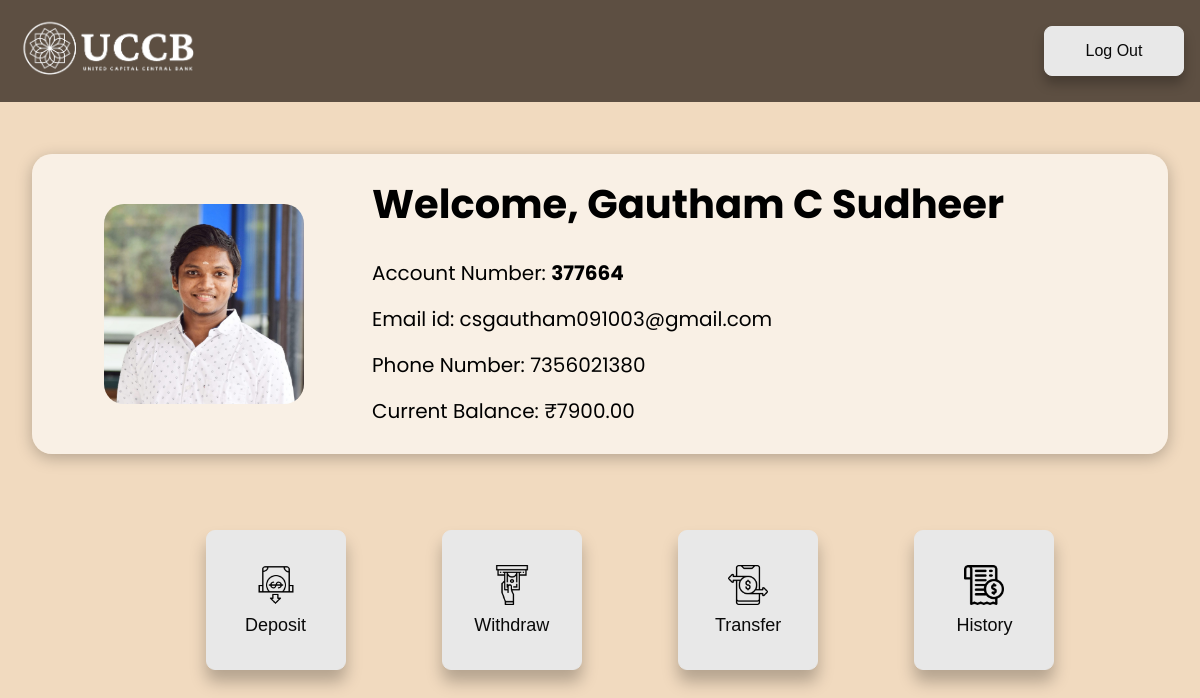
The app's page /banking/account/21/ (signed in), older data.
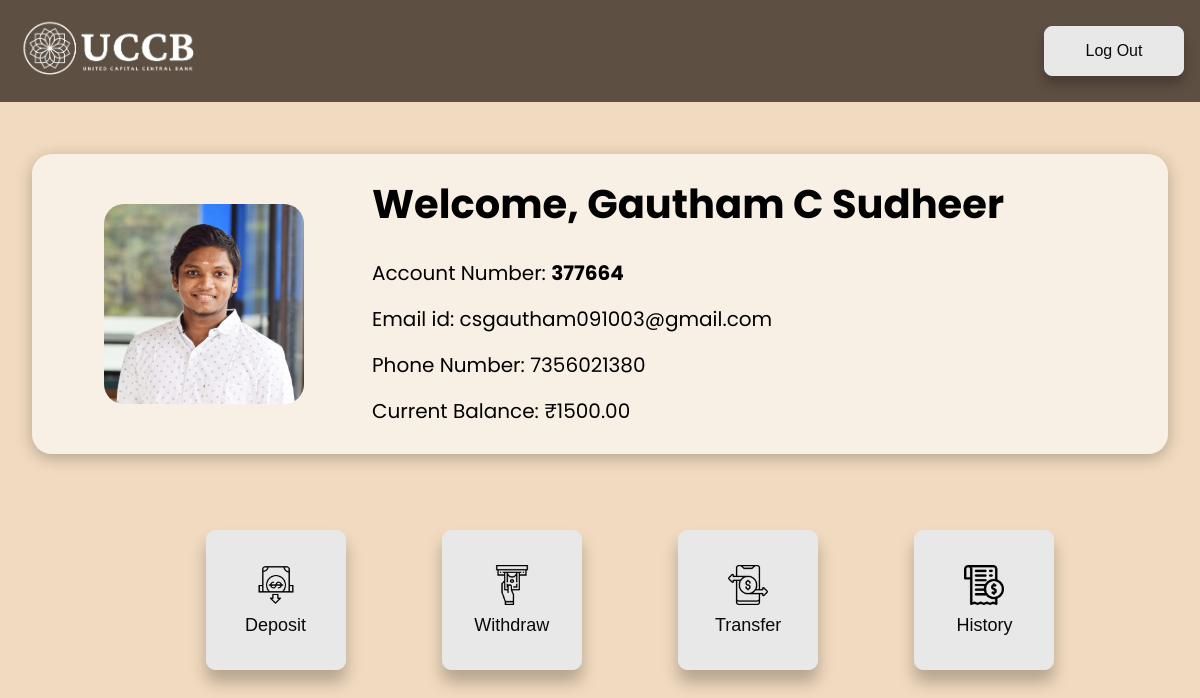
The same page, newer data.
### banking/models.py (models this page shows, shortened)
class Customer(models.Model):
    user = models.OneToOneField(User, on_delete=models.CASCADE)
    name = models.CharField(max_length=100)
    email = models.EmailField(unique=True)
    phone_number = models.CharField(max_length=15, null=True, blank=True)
    photo = models.ImageField(upload_to='profile_photos/', null=True, blank=True)

class Account(models.Model):
    customer = models.OneToOneField(Customer, on_delete=models.CASCADE)
    account_number = models.PositiveIntegerField(unique=True)
    balance = models.DecimalField(default=0.0, max_digits=10, decimal_places=2, validators=[MinValueValidator(0.0)])

### banking/views.py (the view)
# urls.py: path('account/<int:customer_id>/', views.account_details, name='account_details'),
@login_required
def account_details(request, customer_id):
    customer = get_object_or_404(Customer, pk=customer_id)
    if request.user != customer.user:
        raise PermissionDenied("You don't have permission to view this account.")
    account = get_object_or_404(Account, customer=customer)
    return render(request, 'account_details.html', {'customer': customer, 'account': account})

### banking/templates/account_details.html (shortened to what this page needs)
<!DOCTYPE html>
<html lang="en">
<head>
    {% load static %}
</head>
<body>
    <header>
        <img src="{% static 'UCCBwhite-nobg.png' %}" alt="logo">
        <a href="{% url 'logout' %}"><button>Log Out</button></a>
    </header>
    <main>
        <div class="content-container">
            <div class="profile">
                <img src="{% if customer.photo %}{{ customer.photo.url }}{% else %}{% static 'default_profile.jpg' %}{% endif %}" alt="Profile photo">
                <div class="profile-info">
                    <h1>Welcome, {{ customer.name }}</h1>
                    <ul>
                        <li>Account Number: <b>{{ account.account_number }}</b></li>
                        <li>Email id: {{ customer.email }}</li>
                        <li>Phone Number: {{ customer.phone_number }}</li>
                        <li>Current Balance: ₹{{ account.balance }}</li>
                    </ul>
                </div>
            </div>
        </div>
        <div class="transactions">
            <ul>
                <li><a href="{% url 'make_deposit' customer.id %}"><button><img src="{% static 'deposit.png' %}" alt="Deposit Image"><br>Deposit</button></a></li>
                <li><a href="{% url 'make_withdrawal' customer.id %}"><button><img src="{% static 'withdraw.png' %}" alt="Withdraw Image"><br>Withdraw</button></a></li>
                <li><a href="{% url 'make_transfer' customer.id %}"><button><img src="{% static 'transfer.png' %}" alt="Transfer Image"><br>Transfer</button></a></li>
                <li><a href="{% url 'transaction_history' customer.id %}"><button><img src="{% static 'history.png' %}" alt="History Image"><br>History</button></a></li>
            </ul>
        </div>
    </main>
</body>
</html>

### banking/templates/account_details.html (style rules this page uses)
body { font-family: 'Poppins', sans-serif; margin: 0; background-color: #f1dabf; }
header { display: flex; justify-content: space-between; align-items: center; padding: 1rem; background-color: rgba(44, 32, 24, 0.75); color: #fff; }
header img { height: 70px; border-radius: 20px; }
header button { height: 50px; color: #090909; padding: 0.5em 1em; font-size: 16px; border-radius: 0.5em; background: #e8e8e8; border: 1px solid #e8e8e8; transition: all 0.3s; box-shadow: 0px 8px 12px rgba(0, 0, 0, 0.25); }
h1 { margin: 0; margin-bottom: 1rem; font-size: 40px; }
a { text-decoration: none; color: #fff; }
main { padding: 2rem; }
.content-container { background-color: rgba(255, 255, 255, 0.6); border-radius: 20px; margin-top: 20px; padding: 20px; box-shadow: 0px 4px 16px rgba(0, 0, 0, 0.25); }
.profile { display: flex; align-items: center; }
.profile img { margin-left: 32px; padding: 20px; height: 200px; border-radius: 40px; margin-right: 1rem; }
.profile-info { margin-left: 32px; display: flex; flex-direction: column; }
.profile ul { list-style-type: none; padding: 0; margin: 0; }
.profile li { padding: 0.5rem 0; font-size: 20px; }
.transactions { margin: 0 auto; text-align: center; width: 100%; border-radius: 20px; margin-top: 60px; }
.transactions ul { list-style-type: none; padding: 0; margin: 0; }
.transactions li { display: inline-block; padding: 1rem; margin-left: 60px; color: #fff; border-radius: 24px; }
.transactions img { width: 40px; height: 40px; margin-bottom: 5px; }
button { width: 140px; height: 140px; color: #090909; padding: 0.7em 1.7em; font-size: 18px; border-radius: 0.5em; background: #e8e8e8; border: 1px solid #e8e8e8; transition: all .3s; box-shadow: 0px 12px 16px rgba(0, 0, 0, 0.25); }

Row changes from the older to the newer data that the page shows:
changed Account: balance "7900.00" → "1500.00"
